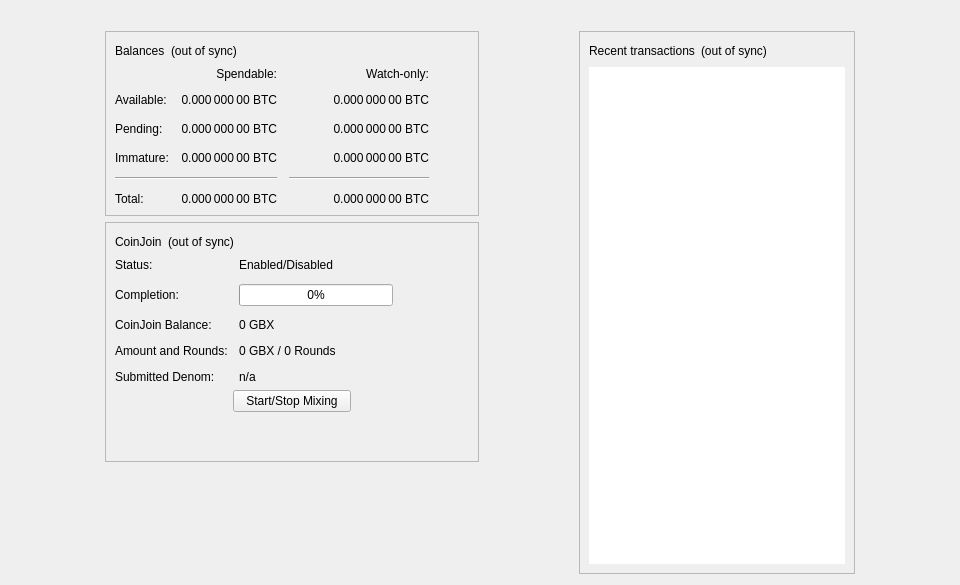
<?xml version="1.0" encoding="UTF-8"?>
<ui version="4.0">
 <class>OverviewPage</class>
 <widget class="QWidget" name="OverviewPage">
  <property name="geometry">
   <rect>
    <x>0</x>
    <y>0</y>
    <width>960</width>
    <height>585</height>
   </rect>
  </property>
  <property name="minimumSize">
   <size>
    <width>960</width>
    <height>0</height>
   </size>
  </property>
  <property name="windowTitle">
   <string>Form</string>
  </property>
  <layout class="QVBoxLayout" name="topLayout">
   <item>
    <widget class="QLabel" name="labelAlerts">
     <property name="visible">
      <bool>false</bool>
     </property>
     <property name="wordWrap">
      <bool>true</bool>
     </property>
     <property name="margin">
      <number>3</number>
     </property>
     <property name="textInteractionFlags">
      <set>Qt::TextSelectableByMouse</set>
     </property>
    </widget>
   </item>
   <item>
    <layout class="QHBoxLayout" name="horizontalLayout" stretch="1,0,1,0,1">
     <item>
      <spacer name="horizontalSpacerLeft">
       <property name="orientation">
        <enum>Qt::Horizontal</enum>
       </property>
       <property name="sizeType">
        <enum>QSizePolicy::Preferred</enum>
       </property>
       <property name="sizeHint" stdset="0">
        <size>
         <width>10</width>
         <height>20</height>
        </size>
       </property>
      </spacer>
     </item>
     <item>
      <layout class="QVBoxLayout" name="verticalLayout_2">
       <item>
        <widget class="QFrame" name="frame">
         <property name="frameShape">
          <enum>QFrame::StyledPanel</enum>
         </property>
         <property name="frameShadow">
          <enum>QFrame::Raised</enum>
         </property>
         <layout class="QVBoxLayout" name="verticalLayout_4">
          <item>
           <layout class="QHBoxLayout" name="horizontalLayout_4">
            <item>
             <widget class="QLabel" name="label_5">
              <property name="text">
               <string>Balances</string>
              </property>
             </widget>
            </item>
            <item>
             <widget class="QLabel" name="labelWalletStatus">
              <property name="toolTip">
               <string>The displayed information may be out of date. Your wallet automatically synchronizes with the GoByte network after a connection is established, but this process has not completed yet.</string>
              </property>
              <property name="text">
               <string notr="true">(out of sync)</string>
              </property>
              <property name="alignment">
               <set>Qt::AlignLeading|Qt::AlignLeft|Qt::AlignVCenter</set>
              </property>
             </widget>
            </item>
            <item>
             <spacer name="horizontalSpacer_3">
              <property name="orientation">
               <enum>Qt::Horizontal</enum>
              </property>
              <property name="sizeHint" stdset="0">
               <size>
                <width>40</width>
                <height>20</height>
               </size>
              </property>
             </spacer>
            </item>
           </layout>
          </item>
          <item>
           <layout class="QGridLayout" name="gridLayout">
            <property name="spacing">
             <number>12</number>
            </property>
            <item row="2" column="2">
             <widget class="QLabel" name="labelWatchPending">
              <property name="cursor">
               <cursorShape>IBeamCursor</cursorShape>
              </property>
              <property name="toolTip">
               <string>Unconfirmed transactions to watch-only addresses</string>
              </property>
              <property name="text">
               <string notr="true">0.000 000 00 BTC</string>
              </property>
              <property name="alignment">
               <set>Qt::AlignRight|Qt::AlignTrailing|Qt::AlignVCenter</set>
              </property>
              <property name="textInteractionFlags">
               <set>Qt::LinksAccessibleByMouse|Qt::TextSelectableByKeyboard|Qt::TextSelectableByMouse</set>
              </property>
             </widget>
            </item>
            <item row="2" column="1">
             <widget class="QLabel" name="labelUnconfirmed">
              <property name="cursor">
               <cursorShape>IBeamCursor</cursorShape>
              </property>
              <property name="toolTip">
               <string>Total of transactions that have yet to be confirmed, and do not yet count toward the spendable balance</string>
              </property>
              <property name="text">
               <string notr="true">0.000 000 00 BTC</string>
              </property>
              <property name="alignment">
               <set>Qt::AlignRight|Qt::AlignTrailing|Qt::AlignVCenter</set>
              </property>
              <property name="textInteractionFlags">
               <set>Qt::LinksAccessibleByMouse|Qt::TextSelectableByKeyboard|Qt::TextSelectableByMouse</set>
              </property>
             </widget>
            </item>
            <item row="3" column="2">
             <widget class="QLabel" name="labelWatchImmature">
              <property name="cursor">
               <cursorShape>IBeamCursor</cursorShape>
              </property>
              <property name="toolTip">
               <string>Mined balance in watch-only addresses that has not yet matured</string>
              </property>
              <property name="text">
               <string notr="true">0.000 000 00 BTC</string>
              </property>
              <property name="alignment">
               <set>Qt::AlignRight|Qt::AlignTrailing|Qt::AlignVCenter</set>
              </property>
              <property name="textInteractionFlags">
               <set>Qt::LinksAccessibleByMouse|Qt::TextSelectableByKeyboard|Qt::TextSelectableByMouse</set>
              </property>
             </widget>
            </item>
            <item row="4" column="0" colspan="2">
             <widget class="Line" name="lineSpendableBalance">
              <property name="orientation">
               <enum>Qt::Horizontal</enum>
              </property>
             </widget>
            </item>
            <item row="4" column="2">
             <widget class="Line" name="lineWatchBalance">
              <property name="sizePolicy">
               <sizepolicy hsizetype="Preferred" vsizetype="Fixed">
                <horstretch>0</horstretch>
                <verstretch>0</verstretch>
               </sizepolicy>
              </property>
              <property name="minimumSize">
               <size>
                <width>140</width>
                <height>0</height>
               </size>
              </property>
              <property name="orientation">
               <enum>Qt::Horizontal</enum>
              </property>
             </widget>
            </item>
            <item row="5" column="0">
             <widget class="QLabel" name="labelTotalText">
              <property name="text">
               <string>Total:</string>
              </property>
             </widget>
            </item>
            <item row="3" column="1">
             <widget class="QLabel" name="labelImmature">
              <property name="cursor">
               <cursorShape>IBeamCursor</cursorShape>
              </property>
              <property name="toolTip">
               <string>Mined balance that has not yet matured</string>
              </property>
              <property name="text">
               <string notr="true">0.000 000 00 BTC</string>
              </property>
              <property name="alignment">
               <set>Qt::AlignRight|Qt::AlignTrailing|Qt::AlignVCenter</set>
              </property>
              <property name="textInteractionFlags">
               <set>Qt::LinksAccessibleByMouse|Qt::TextSelectableByKeyboard|Qt::TextSelectableByMouse</set>
              </property>
             </widget>
            </item>
            <item row="2" column="3">
             <spacer name="horizontalSpacer_2">
              <property name="orientation">
               <enum>Qt::Horizontal</enum>
              </property>
              <property name="sizeHint" stdset="0">
               <size>
                <width>40</width>
                <height>20</height>
               </size>
              </property>
             </spacer>
            </item>
            <item row="3" column="0">
             <widget class="QLabel" name="labelImmatureText">
              <property name="text">
               <string>Immature:</string>
              </property>
             </widget>
            </item>
            <item row="5" column="1">
             <widget class="QLabel" name="labelTotal">
              <property name="cursor">
               <cursorShape>IBeamCursor</cursorShape>
              </property>
              <property name="toolTip">
               <string>Your current total balance</string>
              </property>
              <property name="text">
               <string notr="true">0.000 000 00 BTC</string>
              </property>
              <property name="alignment">
               <set>Qt::AlignRight|Qt::AlignTrailing|Qt::AlignVCenter</set>
              </property>
              <property name="textInteractionFlags">
               <set>Qt::LinksAccessibleByMouse|Qt::TextSelectableByKeyboard|Qt::TextSelectableByMouse</set>
              </property>
             </widget>
            </item>
            <item row="5" column="2">
             <widget class="QLabel" name="labelWatchTotal">
              <property name="cursor">
               <cursorShape>IBeamCursor</cursorShape>
              </property>
              <property name="toolTip">
               <string>Current total balance in watch-only addresses</string>
              </property>
              <property name="text">
               <string notr="true">0.000 000 00 BTC</string>
              </property>
              <property name="alignment">
               <set>Qt::AlignRight|Qt::AlignTrailing|Qt::AlignVCenter</set>
              </property>
              <property name="textInteractionFlags">
               <set>Qt::LinksAccessibleByMouse|Qt::TextSelectableByKeyboard|Qt::TextSelectableByMouse</set>
              </property>
             </widget>
            </item>
            <item row="0" column="2">
             <widget class="QLabel" name="labelWatchonly">
              <property name="text">
               <string>Watch-only:</string>
              </property>
              <property name="alignment">
               <set>Qt::AlignRight|Qt::AlignTrailing|Qt::AlignVCenter</set>
              </property>
             </widget>
            </item>
            <item row="1" column="0">
             <widget class="QLabel" name="labelBalanceText">
              <property name="text">
               <string>Available:</string>
              </property>
             </widget>
            </item>
            <item row="1" column="1">
             <widget class="QLabel" name="labelBalance">
              <property name="cursor">
               <cursorShape>IBeamCursor</cursorShape>
              </property>
              <property name="toolTip">
               <string>Your current spendable balance</string>
              </property>
              <property name="text">
               <string notr="true">0.000 000 00 BTC</string>
              </property>
              <property name="alignment">
               <set>Qt::AlignRight|Qt::AlignTrailing|Qt::AlignVCenter</set>
              </property>
              <property name="textInteractionFlags">
               <set>Qt::LinksAccessibleByMouse|Qt::TextSelectableByKeyboard|Qt::TextSelectableByMouse</set>
              </property>
             </widget>
            </item>
            <item row="1" column="2">
             <widget class="QLabel" name="labelWatchAvailable">
              <property name="cursor">
               <cursorShape>IBeamCursor</cursorShape>
              </property>
              <property name="toolTip">
               <string>Your current balance in watch-only addresses</string>
              </property>
              <property name="text">
               <string notr="true">0.000 000 00 BTC</string>
              </property>
              <property name="alignment">
               <set>Qt::AlignRight|Qt::AlignTrailing|Qt::AlignVCenter</set>
              </property>
              <property name="textInteractionFlags">
               <set>Qt::LinksAccessibleByMouse|Qt::TextSelectableByKeyboard|Qt::TextSelectableByMouse</set>
              </property>
             </widget>
            </item>
            <item row="2" column="0">
             <widget class="QLabel" name="labelPendingText">
              <property name="text">
               <string>Pending:</string>
              </property>
             </widget>
            </item>
            <item row="0" column="1">
             <widget class="QLabel" name="labelSpendable">
              <property name="text">
               <string>Spendable:</string>
              </property>
              <property name="alignment">
               <set>Qt::AlignRight|Qt::AlignTrailing|Qt::AlignVCenter</set>
              </property>
             </widget>
            </item>
           </layout>
          </item>
         </layout>
        </widget>
       </item>
       <item>
        <widget class="QFrame" name="frameCoinJoin">
         <property name="layoutDirection">
          <enum>Qt::LeftToRight</enum>
         </property>
         <property name="frameShape">
          <enum>QFrame::StyledPanel</enum>
         </property>
         <property name="frameShadow">
          <enum>QFrame::Raised</enum>
         </property>
         <layout class="QVBoxLayout" name="VerticalLayout_PS1">
          <item>
           <layout class="QHBoxLayout" name="horizontalLayout_5">
            <item>
             <widget class="QLabel" name="labelCoinJoinHeader">
              <property name="text">
               <string notr="true">CoinJoin</string>
              </property>
             </widget>
            </item>
            <item>
             <widget class="QLabel" name="labelCoinJoinSyncStatus">
              <property name="toolTip">
               <string>The displayed information may be out of date. Your wallet automatically synchronizes with the GoByte network after a connection is established, but this process has not completed yet.</string>
              </property>
              <property name="text">
               <string notr="true">(out of sync)</string>
              </property>
              <property name="alignment">
               <set>Qt::AlignLeading|Qt::AlignLeft|Qt::AlignVCenter</set>
              </property>
             </widget>
            </item>
            <item>
             <spacer name="horizontalSpacer_4">
              <property name="orientation">
               <enum>Qt::Horizontal</enum>
              </property>
              <property name="sizeHint" stdset="0">
               <size>
                <width>40</width>
                <height>20</height>
               </size>
              </property>
             </spacer>
            </item>
           </layout>
          </item>
          <item>
           <layout class="QFormLayout" name="coinJoinFormLayout">
            <property name="fieldGrowthPolicy">
             <enum>QFormLayout::AllNonFixedFieldsGrow</enum>
            </property>
            <property name="horizontalSpacing">
             <number>11</number>
            </property>
            <property name="verticalSpacing">
             <number>12</number>
            </property>
            <item row="0" column="0">
             <widget class="QLabel" name="labelCoinJoinEnabledText">
              <property name="text">
               <string>Status:</string>
              </property>
             </widget>
            </item>
            <item row="0" column="1">
             <widget class="QLabel" name="labelCoinJoinEnabled">
              <property name="text">
               <string>Enabled/Disabled</string>
              </property>
             </widget>
            </item>
            <item row="1" column="0">
             <widget class="QLabel" name="labelCompletitionText">
              <property name="text">
               <string>Completion:</string>
              </property>
             </widget>
            </item>
            <item row="1" column="1">
             <widget class="QProgressBar" name="coinJoinProgress">
              <property name="maximumSize">
               <size>
                <width>154</width>
                <height>16777215</height>
               </size>
              </property>
              <property name="value">
               <number>0</number>
              </property>
             </widget>
            </item>
            <item row="2" column="0">
             <widget class="QLabel" name="labelAnonymizedText">
              <property name="text">
               <string notr="true">CoinJoin Balance:</string>
              </property>
             </widget>
            </item>
            <item row="2" column="1">
             <widget class="QLabel" name="labelAnonymized">
              <property name="text">
               <string notr="true">0 GBX</string>
              </property>
             </widget>
            </item>
            <item row="3" column="0">
             <widget class="QLabel" name="labelAmountAndRoundsText">
              <property name="text">
               <string>Amount and Rounds:</string>
              </property>
             </widget>
            </item>
            <item row="3" column="1">
             <widget class="QLabel" name="labelAmountRounds">
              <property name="text">
               <string>0 GBX / 0 Rounds</string>
              </property>
             </widget>
            </item>
            <item row="4" column="0">
             <widget class="QLabel" name="labelSubmittedDenomText">
              <property name="text">
               <string>Submitted Denom:</string>
              </property>
             </widget>
            </item>
            <item row="4" column="1">
             <widget class="QLabel" name="labelSubmittedDenom">
              <property name="toolTip">
               <string>The denominations you submitted to the Masternode.&lt;br&gt;To mix, other users must submit the exact same denominations.</string>
              </property>
              <property name="text">
               <string>n/a</string>
              </property>
              <property name="wordWrap">
               <bool>true</bool>
              </property>
             </widget>
            </item>
           </layout>
          </item>
          <item>
           <layout class="QVBoxLayout" name="VerticalLayout_PS">
            <item>
             <layout class="QHBoxLayout" name="horizontalLayout_3">
              <property name="topMargin">
               <number>0</number>
              </property>
              <item>
               <spacer name="horizontalSpacer_5">
                <property name="orientation">
                 <enum>Qt::Horizontal</enum>
                </property>
                <property name="sizeHint" stdset="0">
                 <size>
                  <width>40</width>
                  <height>20</height>
                 </size>
                </property>
               </spacer>
              </item>
              <item>
               <widget class="QPushButton" name="toggleCoinJoin">
                <property name="sizePolicy">
                 <sizepolicy hsizetype="MinimumExpanding" vsizetype="Fixed">
                  <horstretch>0</horstretch>
                  <verstretch>0</verstretch>
                 </sizepolicy>
                </property>
                <property name="text">
                 <string>Start/Stop Mixing</string>
                </property>
               </widget>
              </item>
              <item>
               <spacer name="horizontalSpacer_6">
                <property name="orientation">
                 <enum>Qt::Horizontal</enum>
                </property>
                <property name="sizeHint" stdset="0">
                 <size>
                  <width>40</width>
                  <height>20</height>
                 </size>
                </property>
               </spacer>
              </item>
             </layout>
            </item>
            <item>
             <spacer name="verticalSpacer_3">
              <property name="orientation">
               <enum>Qt::Vertical</enum>
              </property>
              <property name="sizeHint" stdset="0">
               <size>
                <width>20</width>
                <height>40</height>
               </size>
              </property>
             </spacer>
            </item>
           </layout>
          </item>
         </layout>
        </widget>
       </item>
       <item>
        <spacer name="verticalSpacer">
         <property name="orientation">
          <enum>Qt::Vertical</enum>
         </property>
         <property name="sizeHint" stdset="0">
          <size>
           <width>20</width>
           <height>40</height>
          </size>
         </property>
        </spacer>
       </item>
      </layout>
     </item>
     <item>
      <spacer name="horizontalSpacerCenter">
       <property name="orientation">
        <enum>Qt::Horizontal</enum>
       </property>
       <property name="sizeHint" stdset="0">
        <size>
         <width>10</width>
         <height>20</height>
        </size>
       </property>
      </spacer>
     </item>
     <item>
      <layout class="QVBoxLayout" name="verticalLayout_3">
       <item>
        <widget class="QFrame" name="frame_2">
         <property name="frameShape">
          <enum>QFrame::StyledPanel</enum>
         </property>
         <property name="frameShadow">
          <enum>QFrame::Raised</enum>
         </property>
         <layout class="QVBoxLayout" name="verticalLayout">
          <item>
           <layout class="QHBoxLayout" name="horizontalLayout_2">
            <item>
             <widget class="QLabel" name="label_4">
              <property name="text">
               <string>Recent transactions</string>
              </property>
             </widget>
            </item>
            <item>
             <widget class="QLabel" name="labelTransactionsStatus">
              <property name="toolTip">
               <string>The displayed information may be out of date. Your wallet automatically synchronizes with the GoByte network after a connection is established, but this process has not completed yet.</string>
              </property>
              <property name="text">
               <string notr="true">(out of sync)</string>
              </property>
              <property name="alignment">
               <set>Qt::AlignLeading|Qt::AlignLeft|Qt::AlignVCenter</set>
              </property>
             </widget>
            </item>
            <item>
             <spacer name="horizontalSpacer">
              <property name="orientation">
               <enum>Qt::Horizontal</enum>
              </property>
              <property name="sizeHint" stdset="0">
               <size>
                <width>40</width>
                <height>20</height>
               </size>
              </property>
             </spacer>
            </item>
           </layout>
          </item>
          <item>
           <widget class="QListView" name="listTransactions">
            <property name="frameShape">
             <enum>QFrame::NoFrame</enum>
            </property>
            <property name="verticalScrollBarPolicy">
             <enum>Qt::ScrollBarAlwaysOff</enum>
            </property>
            <property name="horizontalScrollBarPolicy">
             <enum>Qt::ScrollBarAlwaysOff</enum>
            </property>
            <property name="selectionMode">
             <enum>QAbstractItemView::NoSelection</enum>
            </property>
           </widget>
          </item>
         </layout>
        </widget>
       </item>
      </layout>
     </item>
     <item>
      <spacer name="horizontalSpacerRight">
       <property name="orientation">
        <enum>Qt::Horizontal</enum>
       </property>
       <property name="sizeType">
        <enum>QSizePolicy::Preferred</enum>
       </property>
       <property name="sizeHint" stdset="0">
        <size>
         <width>10</width>
         <height>20</height>
        </size>
       </property>
      </spacer>
     </item>
    </layout>
   </item>
  </layout>
 </widget>
 <resources/>
 <connections/>
</ui>
